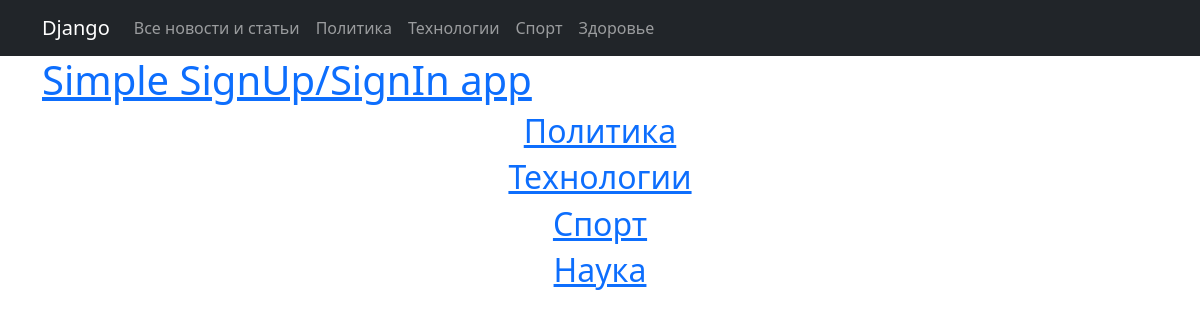
The app's page /posts/categories/ with its own data.
### post_news/models.py (models this page shows, shortened)
class Category(models.Model):
    name = models.CharField(max_length=255, unique=True)
    subscribers = models.ManyToManyField(User, related_name='subscribed_categories', blank=True)

### post_news/views.py (the view)
# urls.py: path('categories/', CategoryListView.as_view(), name='category_list'),
class CategoryListView(ListView):
    model = Category
    template_name = 'category_list.html'
    context_object_name = 'categories'

### templates/category_list.html
{% extends 'flatpages/default.html' %}
{% block content %}
{% for category in categories %}
    <div class="category-item">
        <h2>
            <a href="{% url 'category_detail' category.pk %}">
                {{ category.name }}
            </a>
        </h2>
    </div>
{% endfor %}
{% endblock %}

### records on screen
Category: name "Политика"
Category: name "Технологии"
Category: name "Спорт"
Category: name "Наука"
